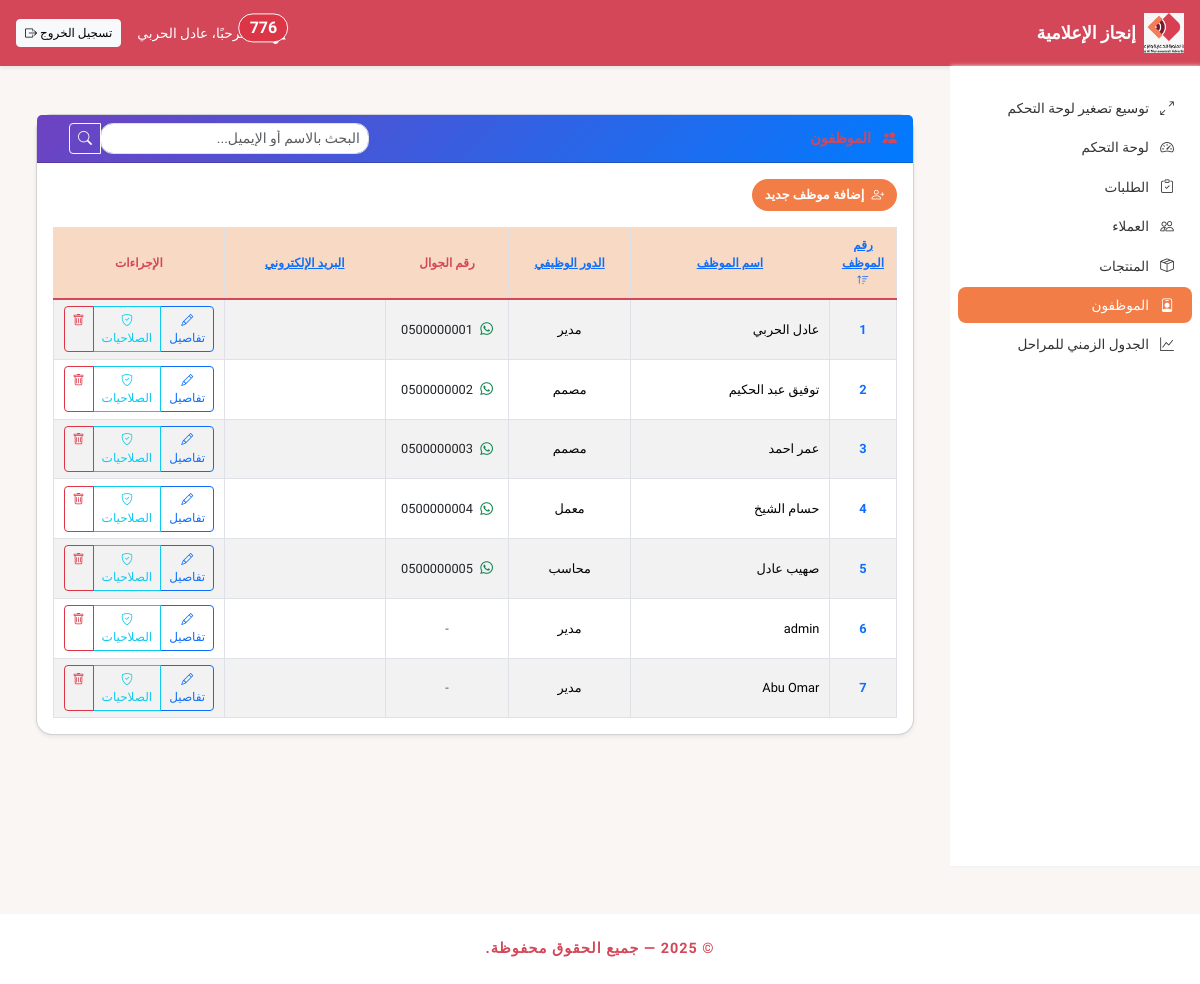
/employees (signed in), run on the app's committed database.
### tables this page shows
CREATE TABLE `employees` (
  `employee_id` int(11) NOT NULL,
  `name` varchar(100) NOT NULL,
  `role` enum('مدير','مصمم','معمل','محاسب') NOT NULL,
  `phone` varchar(20) DEFAULT NULL,
  `email` varchar(100) DEFAULT NULL,
  `password` varchar(255) NOT NULL
);

### src/View/employee/list.php (the view, shortened to what this page needs)
<div class="container-fluid">
    <div class="row">
        <div class="col-12">
            <div class="card shadow-sm">
                <div class="card-header bg-primary text-white d-flex justify-content-between align-items-center">
                    <h5 class="mb-0">
                        <i class="bi bi-people-fill me-2"></i>
                    </h5>
                    <form method="get" class="d-flex align-items-center">
                        <div class="input-group input-group-sm me-3" style="width: 300px;">
                            <input type="text" name="search" id="searchInput" class="form-control" placeholder="البحث بالاسم أو الإيميل..." value="<?= htmlspecialchars($_GET['search'] ?? '') ?>">
                            <button class="btn btn-outline-light" type="submit">
                                <i class="bi bi-search"></i>
                            </button>
                        </div>
                    </form>
                </div>
                <div class="card-body">
                    <div class="mb-3 d-flex flex-wrap gap-2">
                        <a href="<?= \App\Core\Helpers::url('/employees/add') ?>" class="btn btn-success">
                            <i class="bi bi-person-plus me-1"></i>
                            إضافة موظف جديد
                        </a>
                    </div>
                    <div class="table-responsive">
                        <table class="table table-bordered table-striped table-hover text-center table-sm" id="employeesMainTable">
                            <thead>
                                <tr>
                                    <th style="width: 8%;"><?= \App\Core\Helpers::generate_sort_link('employee_id', 'رقم الموظف', $sort_column_key, $sort_order) ?></th>
                                    <th style="width: 25%;"><?= \App\Core\Helpers::generate_sort_link('name', 'اسم الموظف', $sort_column_key, $sort_order) ?></th>
                                    <th style="width: 15%;"><?= \App\Core\Helpers::generate_sort_link('role', 'الدور الوظيفي', $sort_column_key, $sort_order) ?></th>
                                    <th style="width: 15%;">رقم الجوال</th>
                                    <th style="width: 20%;"><?= \App\Core\Helpers::generate_sort_link('email', 'البريد الإلكتروني', $sort_column_key, $sort_order) ?></th>
                                    <th style="width: 17%;">الإجراءات</th>
                                </tr>
                            </thead>
                            <tbody>
                                <?php while($row = $res->fetch_assoc()): ?>
                                <tr>
                                    <td class="fw-bold text-primary"><?= $row['employee_id'] ?></td>
                                    <td class="text-start"><?= htmlspecialchars($row['name']) ?></td>
                                    <td>
                                        <?= htmlspecialchars($row['role']) ?>
                                    </td>
                                    <td>
                                        <?php if (!empty($row['phone'])): ?>
                                            <a href="<?= \App\Core\Helpers::format_whatsapp_link($row['phone']) ?>" target="_blank" class="text-decoration-none text-dark" title="فتح واتساب">
                                                <i class="bi bi-whatsapp me-1 text-success"></i>
                                                <?= htmlspecialchars($row['phone']) ?>
                                            </a>
                                        <?php else: ?>
                                            <span class="text-muted">-</span>
                                        <?php endif; ?>
                                    </td>
                                    <td>
                                    </td>
                                    <td>
                                        <div class="btn-group btn-group-sm" role="group">
                                            <a href="<?= \App\Core\Helpers::url('/employees/edit?id=' . $row['employee_id']) ?>" class="btn btn-outline-primary btn-sm" title="تعديل">
                                                <i class="bi bi-pencil"></i> تفاصيل
                                            </a>
                                            <a href="<?= \App\Core\Helpers::url('/employees/permissions?id=' . $row['employee_id']) ?>" class="btn btn-outline-info btn-sm" title="الصلاحيات">
                                                <i class="bi bi-shield-check"></i> الصلاحيات
                                            </a>
                                            <a href="<?= \App\Core\Helpers::url('/employees/confirm-delete?id=' . $row['employee_id']) ?>" class="btn btn-outline-danger btn-sm" title="حذف">
                                                <i class="bi bi-trash"></i>
                                            </a>
                                        </div>
                                    </td>
                                </tr>
                                <?php endwhile; ?>
                            </tbody>
                        </table>
                    </div>
                </div>
            </div>
        </div>
    </div>
</div>

### data on the page
employees: employee_id "1", name "عادل الحربي", role "مدير", phone "0500000001"
employees: employee_id "2", name "توفيق عبد الحكيم", role "مصمم", phone "0500000002"
employees: employee_id "3", name "عمر احمد", role "مصمم", phone "0500000003"
employees: employee_id "4", name "حسام الشيخ", role "معمل", phone "0500000004"
employees: employee_id "5", name "صهيب عادل", role "محاسب", phone "0500000005"
employees: employee_id "6", name "admin", role "مدير"
employees: employee_id "7", name "Abu Omar", role "مدير"

### other printed values
$unread_count "776"
$_SESSION['user_name'] "عادل الحربي"
$title "رقم الموظف اسم الموظف الدور الوظيفي البريد الإلكتروني"
